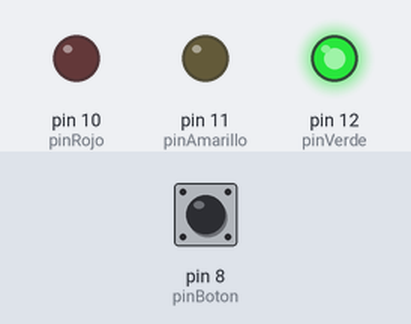
The sketch below on a simulated Arduino Uno, built with avr-gcc and run on an emulated ATmega328P. Parts: output pins drawn as LEDs (lit = HIGH). The test bench sets the inputs (shaded band); at power-on: pin 8 (pinBoton) LOW.

Above: at 0.1 s.
Timing chart, 0 to 1.6 s (numbered marks = the images above):
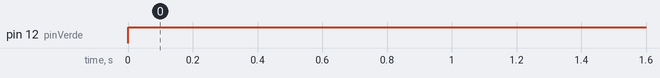

The sketch:

Semaforo_y_boton.ino
```cpp
//Ejemplo de un semáforo para peatones con botón

int pinVerde = 12;    //Le damos nombre a nuestro LED verde
int pinAmarillo = 11; //Le damos nombre a nuestro LED amarillo
int pinRojo = 10;     //Le damos nombre a nuestro LED rojo
int pinBoton = 8;     //Le damos un nombre a nuestro botón
int Variable;            //Variable para guardar el valor del botón

void setup() {
  pinMode(pinVerde, OUTPUT);    //Todos los LEDs van a ser salida
  pinMode(pinAmarillo, OUTPUT);
  pinMode(pinRojo, OUTPUT);
  pinMode(pinBoton, INPUT);     //El botón va a ser entrada

  Serial.begin(9600);
}

void loop() {
  if(digitalRead(pinBoton))      //Si se pulsa el boton, se suma uno a la variable
  {
    Variable++;
  }
  switch (Variable%3)            //Comparamos el resto de dividir el valor de la
  {
    case (0):
    digitalWrite(pinVerde,HIGH);
    digitalWrite(pinAmarillo,LOW);
    digitalWrite(pinRojo,LOW);
      break;
  }
}
```

Measured:
- by itself, pin 12 (pinVerde): LOW → HIGH at 0.00 s
